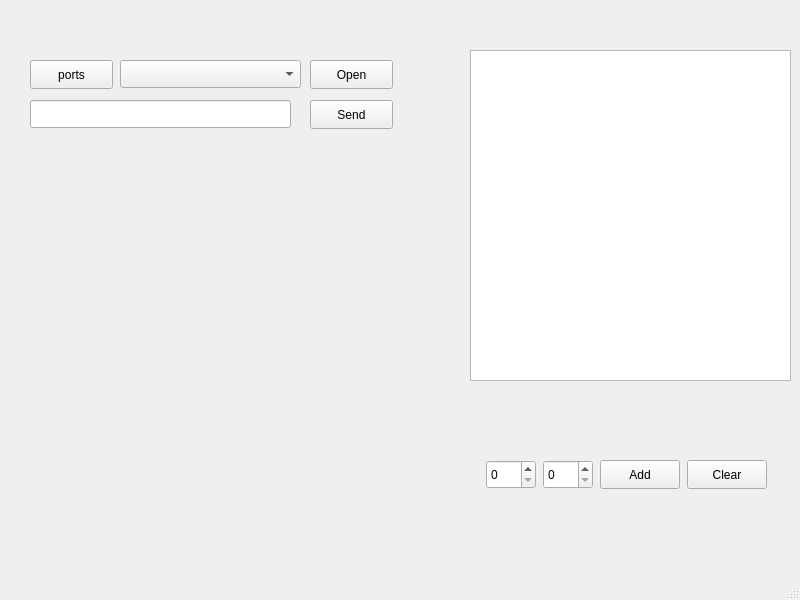
<?xml version="1.0" encoding="UTF-8"?>
<ui version="4.0">
 <class>MainWindow</class>
 <widget class="QMainWindow" name="MainWindow">
  <property name="geometry">
   <rect>
    <x>0</x>
    <y>0</y>
    <width>800</width>
    <height>600</height>
   </rect>
  </property>
  <property name="windowTitle">
   <string>MainWindow</string>
  </property>
  <widget class="QWidget" name="centralwidget">
   <widget class="QPushButton" name="btnPortsInfo">
    <property name="geometry">
     <rect>
      <x>30</x>
      <y>60</y>
      <width>83</width>
      <height>29</height>
     </rect>
    </property>
    <property name="text">
     <string>ports</string>
    </property>
   </widget>
   <widget class="QComboBox" name="cmbPorts">
    <property name="geometry">
     <rect>
      <x>120</x>
      <y>60</y>
      <width>181</width>
      <height>28</height>
     </rect>
    </property>
   </widget>
   <widget class="QPushButton" name="btnOpenPort">
    <property name="geometry">
     <rect>
      <x>310</x>
      <y>60</y>
      <width>83</width>
      <height>29</height>
     </rect>
    </property>
    <property name="text">
     <string>Open</string>
    </property>
   </widget>
   <widget class="QPushButton" name="btnSend">
    <property name="geometry">
     <rect>
      <x>310</x>
      <y>100</y>
      <width>83</width>
      <height>29</height>
     </rect>
    </property>
    <property name="text">
     <string>Send</string>
    </property>
   </widget>
   <widget class="QLineEdit" name="lnMessage">
    <property name="geometry">
     <rect>
      <x>30</x>
      <y>100</y>
      <width>261</width>
      <height>28</height>
     </rect>
    </property>
   </widget>
   <widget class="QListWidget" name="lstMessages">
    <property name="geometry">
     <rect>
      <x>470</x>
      <y>50</y>
      <width>321</width>
      <height>331</height>
     </rect>
    </property>
   </widget>
   <widget class="QCustomPlot" name="plot" native="true">
    <property name="geometry">
     <rect>
      <x>30</x>
      <y>140</y>
      <width>421</width>
      <height>371</height>
     </rect>
    </property>
   </widget>
   <widget class="QSpinBox" name="bx_y">
    <property name="geometry">
     <rect>
      <x>543</x>
      <y>460</y>
      <width>50</width>
      <height>29</height>
     </rect>
    </property>
   </widget>
   <widget class="QSpinBox" name="bx_x">
    <property name="geometry">
     <rect>
      <x>486</x>
      <y>460</y>
      <width>50</width>
      <height>29</height>
     </rect>
    </property>
   </widget>
   <widget class="QPushButton" name="btn_clear">
    <property name="geometry">
     <rect>
      <x>687</x>
      <y>460</y>
      <width>80</width>
      <height>29</height>
     </rect>
    </property>
    <property name="text">
     <string>Clear</string>
    </property>
   </widget>
   <widget class="QPushButton" name="btn_add">
    <property name="geometry">
     <rect>
      <x>600</x>
      <y>460</y>
      <width>80</width>
      <height>29</height>
     </rect>
    </property>
    <property name="text">
     <string>Add</string>
    </property>
   </widget>
  </widget>
  <widget class="QMenuBar" name="menubar">
   <property name="geometry">
    <rect>
     <x>0</x>
     <y>0</y>
     <width>800</width>
     <height>25</height>
    </rect>
   </property>
  </widget>
  <widget class="QStatusBar" name="statusbar"/>
 </widget>
 <customwidgets>
  <customwidget>
   <class>QCustomPlot</class>
   <extends>QWidget</extends>
   <header>qcustomplot.h</header>
   <container>1</container>
  </customwidget>
 </customwidgets>
 <resources/>
 <connections/>
</ui>
